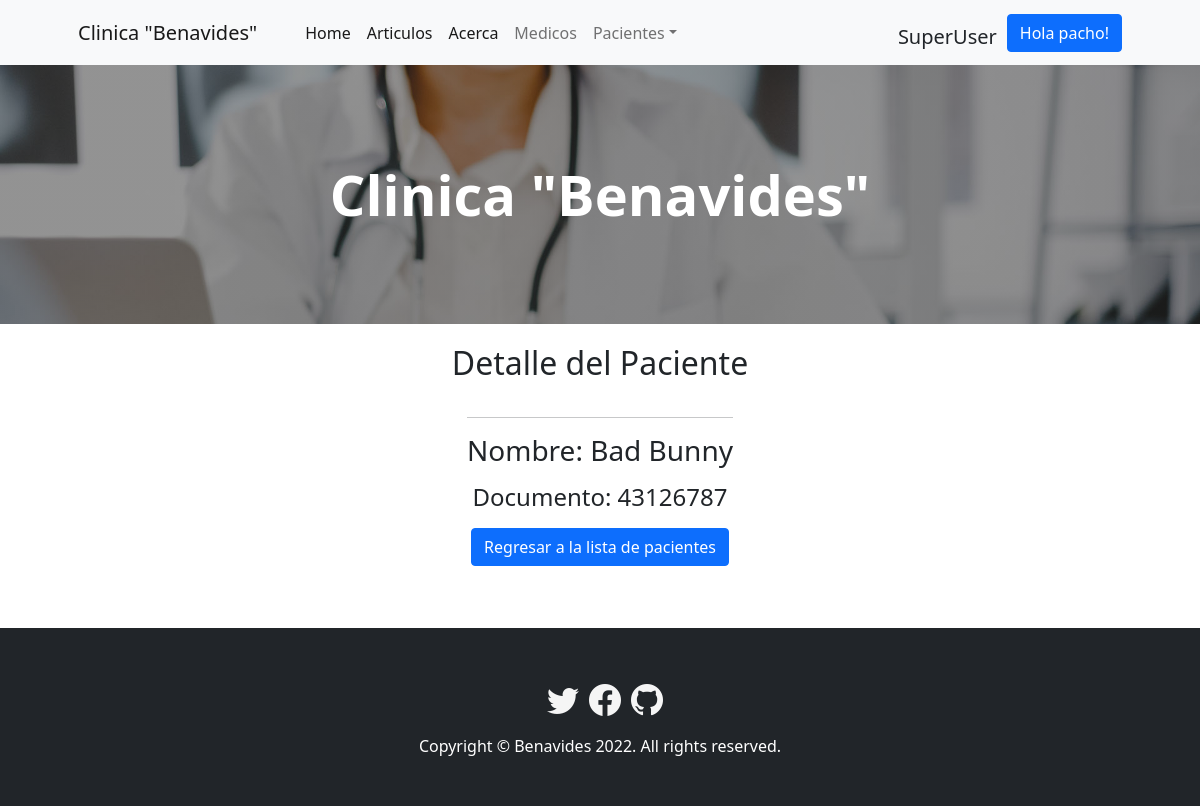
The app's page /pacients/pacients/1/detail (signed in) with its own data.
### pacients/models.py (models this page shows)
class Pacient(models.Model):
    name = models.CharField(max_length=20)
    surname = models.CharField(max_length=20)
    dni = models.IntegerField()

### pacients/views.py (the view)
# urls.py: path('pacients/<int:pk>/detail', views.PacientDetailView.as_view(), name='pacients-detail'),
class PacientDetailView(LoginRequiredMixin, DetailView):
    model = Pacient
    template_name = 'pacients_detail.html'

### pacients/templates/pacients_detail.html
{% extends 'index.html' %}
{% load static %}
{% block changes %}
<div class="cuerpo">
    <h2>Detalle del Paciente</h2>
    <div class="form-medics">
        <hr></hr>
        <p><h3>Nombre: {{ pacient.name }} {{ pacient.surname }}</h3></p>
        <p><h4>Documento: {{ pacient.dni }}</h4></p>
        <p><a class="btn btn-primary" href="{% url 'pacients:pacients-list' %}">Regresar a la lista de pacientes</a></p>
    </div>
</div>
    {% endblock %}

### home/templates/index.html (shortened to what this page needs)
<!DOCTYPE html>
<html lang="es">
    <head>
        {% load static %}
        <link href="https://cdn.jsdelivr.net/npm/bootstrap-icons@1.5.0/font/bootstrap-icons.css" rel="stylesheet" />
        <link rel="stylesheet" href="https://cdn.jsdelivr.net/npm/bootstrap-icons@1.8.3/font/bootstrap-icons.css">
        <link href="{% static 'css/styles.css' %}" rel="stylesheet" />
        <link href="{% static 'css/changes.css' %}" rel="stylesheet" />
        <link
        rel="stylesheet"
        href="https://cdnjs.cloudflare.com/ajax/libs/font-awesome/4.7.0/css/font-awesome.min.css"
    />
    </head>
    <body>
        <nav class="navbar navbar-expand-lg navbar-light bg-light">
            <div class="container px-4 px-lg-5">
                <a class="navbar-brand" href="/">Clinica "Benavides"</a>
                <div class="collapse navbar-collapse" id="navbarSupportedContent">
                    <ul class="navbar-nav me-auto mb-2 mb-lg-0 ms-lg-4">
                        <li class="nav-item"><a class="nav-link active" aria-current="page" href="/">Home</a></li>
                        <li class="nav-item"><a class="nav-link active" aria-current="page" href="{% url 'index' %}">Articulos</a></li>
                        <li class="nav-item"><a class="nav-link active" aria-current="page" href="{% url 'home:about' %}">Acerca</a></li>
                        {% if user.is_authenticated %}
                        <li class="nav-item"><a class="nav-link" href="{% url 'medics:medics-list' %}">Medicos</a></li>
                        <li class="nav-item dropdown">
                            <a class="nav-link dropdown-toggle" id="navbarDropdown" href="#" role="button" data-bs-toggle="dropdown" aria-expanded="false">Pacientes</a>
                        </li>
                        {% endif %}
                    </ul>
                    {% if user.is_authenticated %}
                        {% if user.is_superuser %}
                            <h5 style="margin-top: 17px; margin-right: 10px;">SuperUser</h5>
                        {% endif %}
                    <div class="nav-item dropdown">
                    <a class="btn btn-primary" id="navbarDropdown" href="#" role="button" data-bs-toggle="dropdown" aria-expanded="false">Hola {{ user.username }}!</a>
                    </div>
                    {% endif %}
                </div>
            </div>
        </nav>
        <header class="bg-dark py-5" id="foto">
            <div class="container px-4 px-lg-5 my-5">
                <div class="text-center text-white">
                    <h1 class="display-4 fw-bolder">Clinica "Benavides"</h1>
                </div>
            </div>
        </header>
        {% block changes %}
        {% endblock %}
        <footer class="py-5 bg-dark">
            <div class="social-media">
                <a href="https://twitter.com/" target="_blank"><i class="bi bi-twitter" style="font-size: 2rem; color: whitesmoke;"></i></a>
                <a href="https://es-la.facebook.com/" target="_blank"><i class="bi bi-facebook" style="font-size: 2rem; color: whitesmoke;"></i></a>
                <a href="https://github.com/gpacho" target="_blank"><i class="bi bi-github" style="font-size: 2rem; color: whitesmoke;"></i></a>
            </div>
            <div class="container">
                <p class="m-0 text-center text-white">Copyright &copy; Benavides 2022. All rights reserved.</p>
            </div>
        </footer>
    </body>
</html>

### medics/static/css/changes.css (style rules this page uses)
h2 { text-align: center; padding-top: 20px; padding-bottom: 0; }
.form-medics { margin: auto; width: fit-content; padding: 10px; text-align: center; }
#foto { background-image: linear-gradient(0deg, rgba(40,40,40,0.5), rgba(40,40,40,0.5)), url(../js/manual-hatdc-blog.jpg); background-size: cover; background-repeat: no-repeat; background-position: top; }
.cuerpo { min-height: 38vh; justify-content: center; }
.social-media { display: flex; justify-content: center; }
.social-media a { margin-left: 10px; margin-bottom: 10px; }

### records on screen
Pacient: name "Bad", surname "Bunny", dni "43126787"

### other values on screen
{{ user.username }} "pacho"
